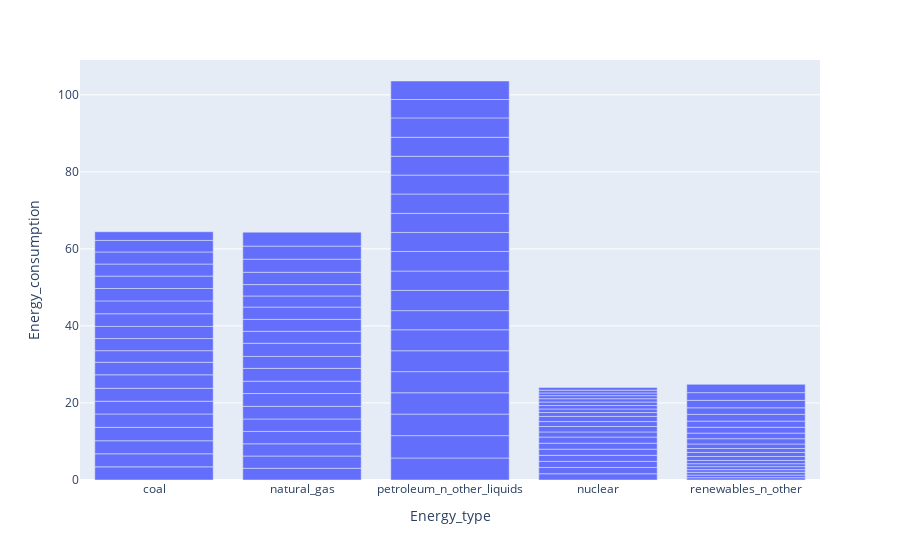

The code cell stored with this chart in its notebook:
### Code cell
px.bar(df, y='Energy_consumption',x='Energy_type')

### Figure 1 — Plotly figure (JSON) as saved in the notebook; plotly's stock layout.template omitted (floating-point values rounded to 4 significant figures)
{"data": [{"alignmentgroup": "True", "hovertemplate": "Energy_type=%{x}<br>Energy_consumption=%{y}<extra></extra>", "legendgroup": "", "marker": {"color": "#636efa", "pattern": {"shape": ""}}, "name": "", "offsetgroup": "", "orientation": "v", "showlegend": false, "textposition": "auto", "type": "bar", "x": ["coal", "natural_gas", "petroleum_n_other_liquids", "nuclear", "renewables_n_other", "coal", "natural_gas", "petroleum_n_other_liquids", "nuclear", "renewables_n_other", "coal", "natural_gas", "petroleum_n_other_liquids", "nuclear", "renewables_n_other", "coal", "natural_gas", "petroleum_n_other_liquids", "nuclear", "renewables_n_other", "coal", "natural_gas", "petroleum_n_other_liquids", "nuclear", "renewables_n_other", "coal", "natural_gas", "petroleum_n_other_liquids", "nuclear", "renewables_n_other", "coal", "natural_gas", "petroleum_n_other_liquids", "nuclear", "renewables_n_other", "coal", "natural_gas", "petroleum_n_other_liquids", "nuclear", "renewables_n_other", "coal", "natural_gas", "petroleum_n_other_liquids", "nuclear", "renewables_n_other", "coal", "natural_gas", "petroleum_n_other_liquids", "nuclear", "renewables_n_other", "coal", "natural_gas", "petroleum_n_other_liquids", "nuclear", "renewables_n_other", "coal", "natural_gas", "petroleum_n_other_liquids", "nuclear", "renewables_n_other", "coal", "natural_gas", "petroleum_n_other_liquids", "nuclear", "renewables_n_other", "coal", "natural_gas", "petroleum_n_other_liquids", "nuclear", "renewables_n_other", "coal", "natural_gas", "petroleum_n_other_liquids", "nuclear", "renewables_n_other", "coal", "natural_gas", "petroleum_n_other_liquids", "nuclear", "renewables_n_other", "coal", "natural_gas", "petroleum_n_other_liquids", "nuclear", "renewables_n_other", "coal", "natural_gas", "petroleum_n_other_liquids", "nuclear", "renewables_n_other", "coal", "natural_gas", "petroleum_n_other_liquids", "nuclear", "renewables_n_other", "coal", "natural_gas", "petroleum_n_other_liquids", "nuclear", "renewables_n_other"], "xaxis": "x", "y": [3.413, 3.042, 5.72, 1.621, 0.5977, 3.386, 3.181, 5.796, 1.637, 0.6763, 3.391, 3.174, 5.597, 1.576, 0.7278, 3.484, 3.215, 5.534, 1.576, 0.6938, 3.473, 3.237, 5.484, 1.595, 0.7692, 3.306, 3.267, 5.422, 1.549, 0.7704, 3.359, 3.335, 5.449, 1.59, 0.8444, 3.499, 3.199, 4.967, 1.335, 1.02, 3.256, 3.334, 5.248, 1.412, 1.045, 3.008, 3.1, 5.026, 1.28, 1.033, 3.148, 3.422, 5.094, 1.333, 1.172, 3.151, 3.103, 4.937, 1.008, 1.372, 3.288, 3.107, 4.948, 0.9267, 1.453, 3.341, 3.182, 5.026, 0.9075, 1.511, 3.217, 2.878, 4.907, 0.9039, 1.604, 3.217, 2.961, 4.891, 0.8581, 1.747, 3.126, 3.201, 4.931, 0.7915, 1.708, 3.145, 3.398, 5.038, 0.7148, 1.937, 2.992, 3.387, 4.77, 0.7118, 1.999, 2.243, 3.622, 4.804, 0.7093, 2.154], "yaxis": "y"}], "layout": {"barmode": "relative", "legend": {"tracegroupgap": 0}, "margin": {"t": 60}, "xaxis": {"anchor": "y", "domain": [0, 1], "title": {"text": "Energy_type"}}, "yaxis": {"anchor": "x", "domain": [0, 1], "title": {"text": "Energy_consumption"}}}}
